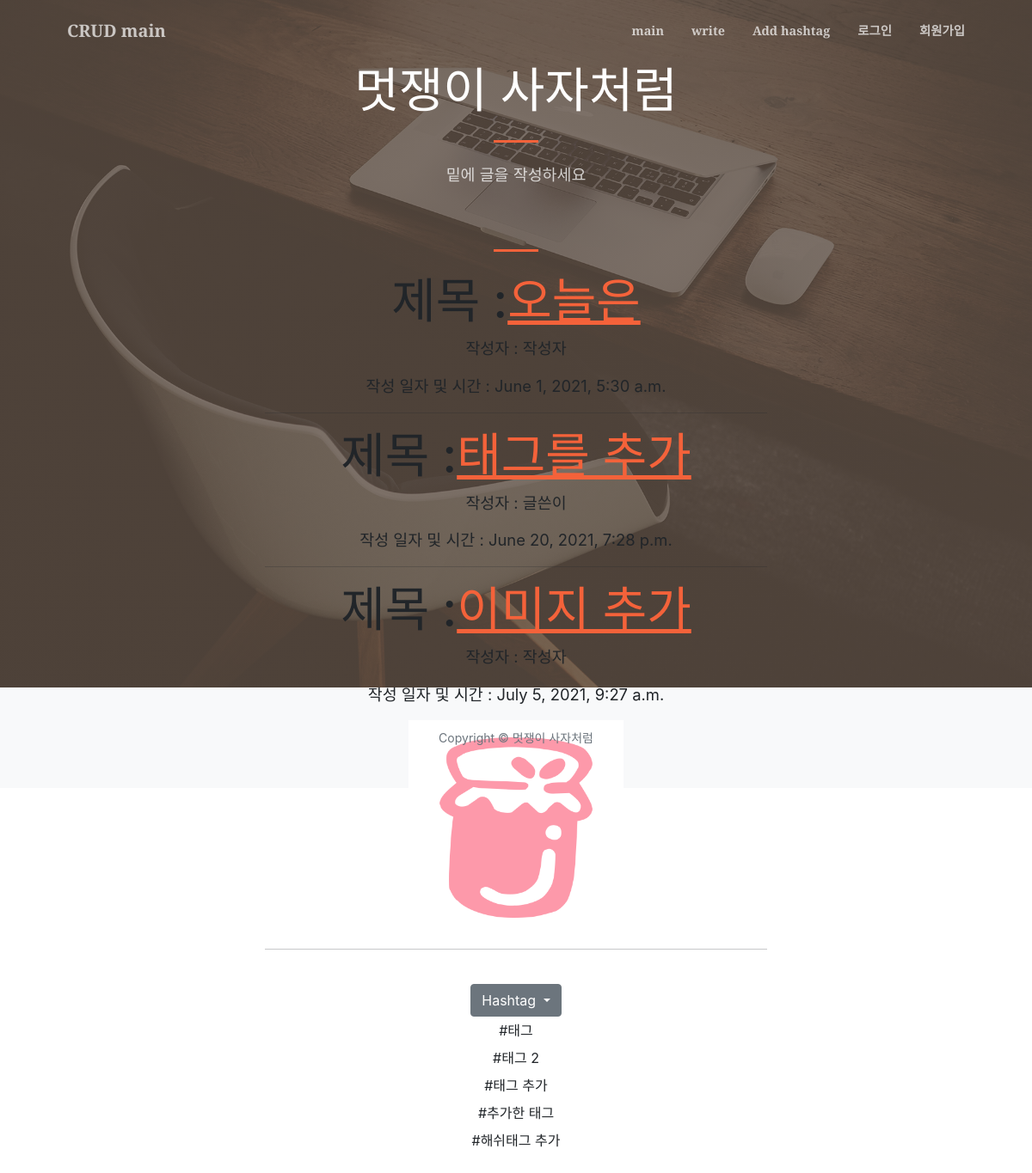
Before: / with the older database file.
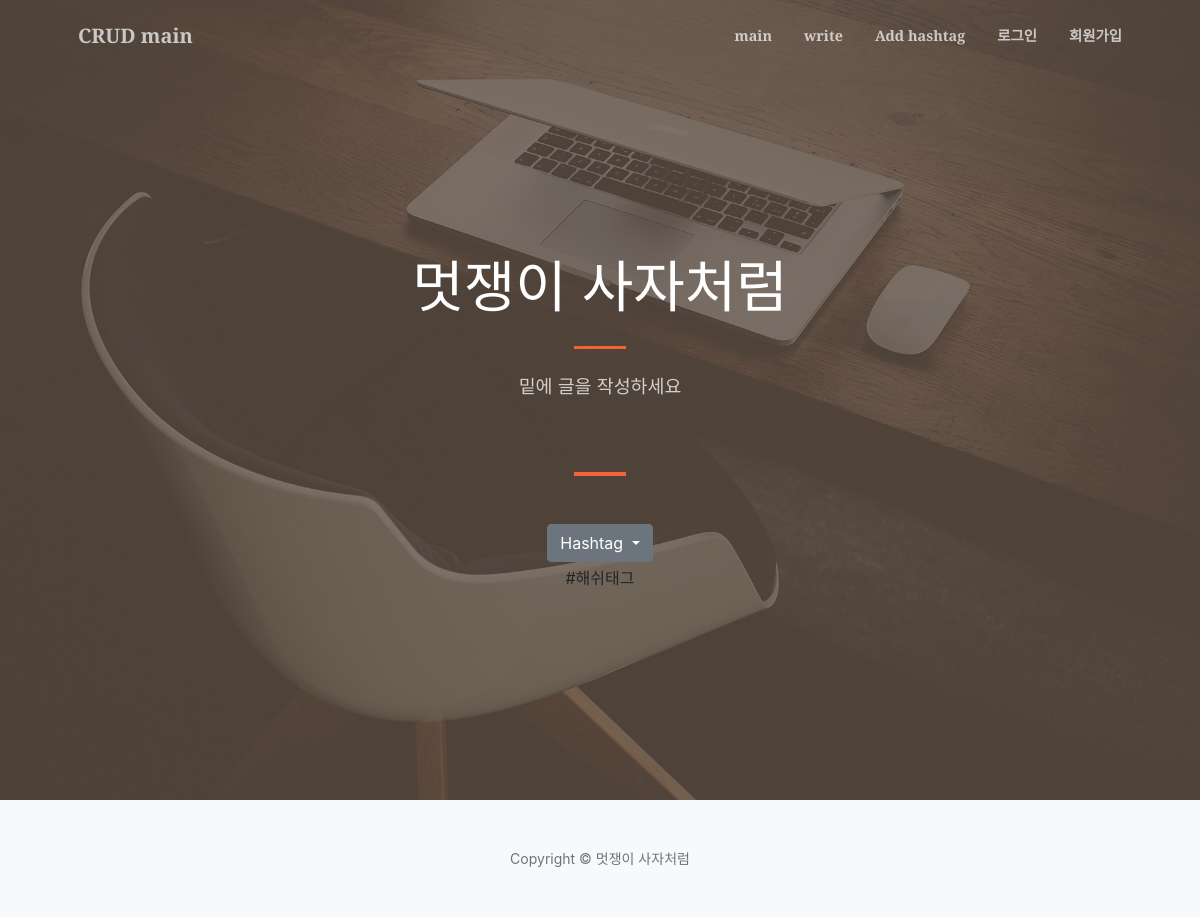
After: the same page with the newer database file.
### blog/models.py (models this page shows, shortened)
class Blog(models.Model):
    title = models.CharField(max_length=200)
    writer = models.CharField(max_length=100, default='이름을 입력해주세요')
    pub_date = models.DateTimeField('date published')
    content = models.TextField()
    hashtags = models.ManyToManyField('Hashtag', blank=True)
    image = models.ImageField(upload_to='images/', blank=True)

class Hashtag(models.Model):
    name = models.CharField(max_length=50)

### blog/views.py (the view)
# urls.py: path('', blog.views.main, name='main'),
def main(request):
    blogs = Blog.objects
    hashtags = Hashtag.objects
    return render(request, 'blog/main.html', {'blogs':blogs, 'hashtags':hashtags})

### blog/templates/blog/main.html (shortened to what this page needs)
{% extends 'blog/base.html' %}
{% load static %}
{% block bord %}
<div class="row gx-4 gx-lg-5 justify-content-center">
<section id="services">
    <div class="container px-4 px-lg-5">
        <hr class="divider" />
        {% for blogs in blogs.all %}
        <h1>제목 :<a href="{% url 'detail' blogs.id %}">{{ blogs.title }}</a></h1>
        <p>작성자 : {{ blogs.writer }}</p>
        <p>작성 일자 및 시간 : {{ blogs.pub_date }}</p>
        {% if blogs.image %}
          <img src="{{ blogs.image.url }}" width="250" height="250" alt="Card image cap">
        {% endif %}
        <hr>
        {% endfor %}
        <br>
        <div class="dropdown">
         <button class="btn btn-secondary dropdown-toggle" type="button" id="dropdownMenuButton" data-toggle="dropdown" aria-haspopup="true" aria-expanded="false">
           Hashtag
         </button>
           {% for hashtag in hashtags.all %}
           <a class="dropdown-item" href="{% url 'search' hashtag.id %}">{{ hashtag.name }}</a>
           {% endfor %}
     </div>
      </div>
</section>
</div>
<br>
{% endblock %}

### blog/templates/blog/base.html (shortened to what this page needs)
{% load static %}
<!DOCTYPE html>
<html lang="en">
    <head>
        <link href="https://cdn.jsdelivr.net/npm/bootstrap-icons@1.5.0/font/bootstrap-icons.css" rel="stylesheet" />
        <link href="https://cdnjs.cloudflare.com/ajax/libs/SimpleLightbox/2.1.0/simpleLightbox.min.css" rel="stylesheet" />
        <link href="{% static 'blog/css/styles.css' %}" rel="stylesheet" />
    </head>
    <body id="page-top">
        <nav class="navbar navbar-expand-lg navbar-light fixed-top py-3" id="mainNav">
            <div class="container px-4 px-lg-5">
                <a class="navbar-brand" href="#page-top">CRUD main</a>
                <div class="collapse navbar-collapse" id="navbarResponsive">
                    <ul class="navbar-nav ms-auto my-2 my-lg-0">
                        <li class="nav-item"><a class="nav-link" href="{% url 'main' %}">main</a></li>
                        <li class="nav-item"><a class="nav-link" href="{% url 'create' %}">write</a></li>
                        <li class="nav-item"><a class="nav-link" href="{% url 'hashtag' %}">Add hashtag</a></li>
                        {% if user.is_active %}
                            <li class="nav-item"><a class="nav-link" href="{% url 'logout' %}">로그아웃</a></li>
                            <li class="nav-item"><a class="nav-link">{{ user.username }}님 안녕하세요.</a></li>
                        {% else %}
                            <li class="nav-item"><a class="nav-link" href="{% url 'login' %}">로그인</a></li>
                            <li class="nav-item"><a class="nav-link" href="{% url 'signup' %}">회원가입</a></li>
                        {% endif %}
                    </ul>
                </div>
            </div>
        </nav>
        <header class="masthead">
            <div class="container px-4 px-lg-5 h-100">
                <div class="row gx-4 gx-lg-5 h-100 align-items-center justify-content-center text-center">
                    <div class="col-lg-8 align-self-end">
                        <h1 class="text-white font-weight-bold">멋쟁이 사자처럼
                        </h1>
                        <hr class="divider" />
                    </div>
                    <div class="col-lg-8 align-self-baseline">
                        <p class="text-white-75 mb-5">밑에 글을 작성하세요</p>
                        {% block bord %}
                        {% endblock %}
                    </div>
                </div>
            </div>
        </header>
        <footer class="bg-light py-5">
            <div class="container px-4 px-lg-5"><div class="small text-center text-muted">Copyright &copy; 멋쟁이 사자처럼</div></div>
        </footer>
    </body>
</html>

Changed rows visible on the page:
removed Blog: title "오늘은", writer "작성자", pub_date "June 1, 2021, 5:30 a.m."
removed Blog: title "태그를 추가", writer "글쓴이", pub_date "June 20, 2021, 7:28 p.m."
removed Blog: title "이미지 추가", writer "작성자", pub_date "July 5, 2021, 9:27 a.m.", image (picture)
removed Hashtag: name "#태그 2"
removed Hashtag: name "#태그 추가"
removed Hashtag: name "#추가한 태그"
removed Hashtag: name "#해쉬태그 추가"
changed Hashtag: name "#태그" → "#해쉬태그"
